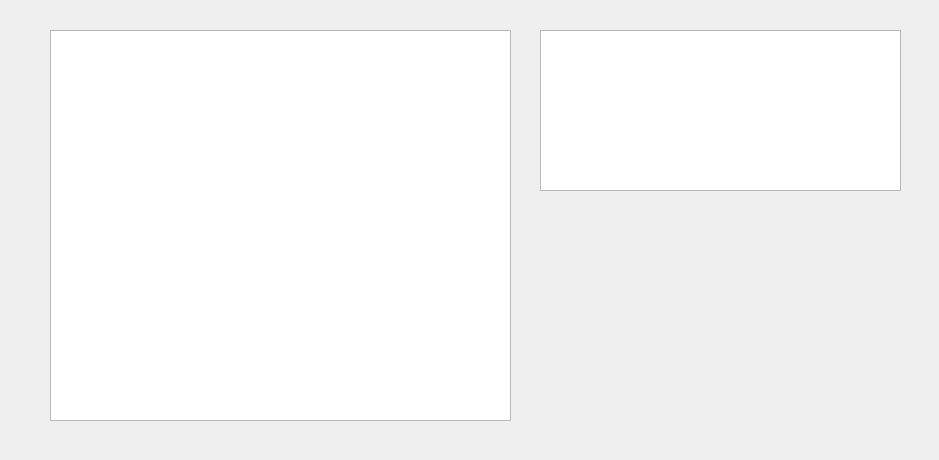
<?xml version="1.0" encoding="UTF-8"?>
<ui version="4.0">
 <class>mainscr</class>
 <widget class="QDialog" name="mainscr">
  <property name="geometry">
   <rect>
    <x>0</x>
    <y>0</y>
    <width>939</width>
    <height>460</height>
   </rect>
  </property>
  <property name="windowTitle">
   <string>Dialog</string>
  </property>
  <widget class="QTableView" name="tableView">
   <property name="geometry">
    <rect>
     <x>50</x>
     <y>30</y>
     <width>461</width>
     <height>391</height>
    </rect>
   </property>
  </widget>
  <widget class="QListWidget" name="listWidget">
   <property name="geometry">
    <rect>
     <x>540</x>
     <y>30</y>
     <width>361</width>
     <height>161</height>
    </rect>
   </property>
  </widget>
 </widget>
 <resources/>
 <connections/>
</ui>
